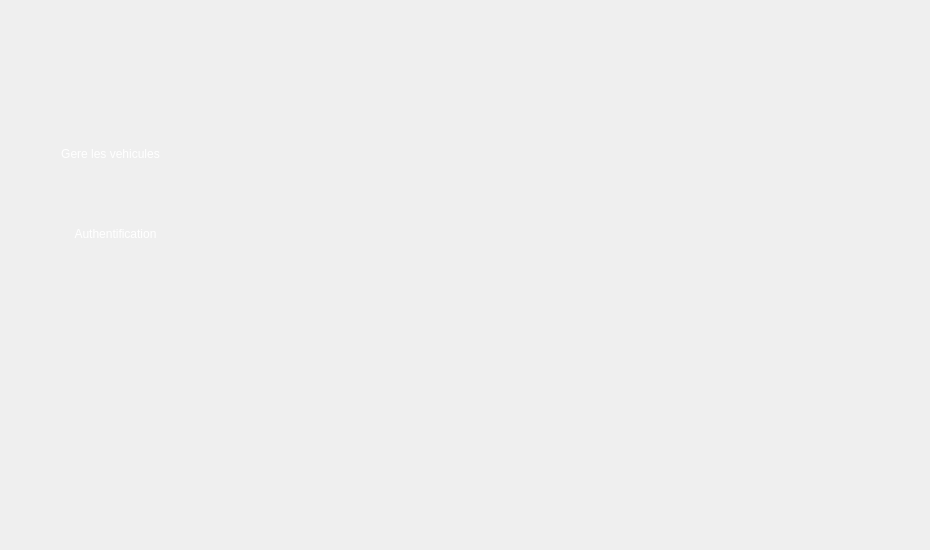
    <widget class="QWidget" name="page_2">
     <widget class="QWidget" name="widget" native="true">
      <property name="geometry">
       <rect>
        <x>10</x>
        <y>40</y>
        <width>911</width>
        <height>501</height>
       </rect>
      </property>
      <property name="styleSheet">
       <string notr="true">background : none; </string>
      </property>
      <widget class="QCustomPlot" name="customPlot" native="true">
       <property name="geometry">
        <rect>
         <x>250</x>
         <y>20</y>
         <width>530</width>
         <height>351</height>
        </rect>
       </property>
      </widget>
      <widget class="QLabel" name="selected2_25">
       <property name="geometry">
        <rect>
         <x>-10</x>
         <y>90</y>
         <width>221</width>
         <height>51</height>
        </rect>
       </property>
       <property name="styleSheet">
        <string notr="true">
background-color: transparent;
background: none;
	border-image: url(:/selected2.png);
border: none;
background-repeat: none;
</string>
       </property>
       <property name="text">
        <string/>
       </property>
      </widget>
      <widget class="QPushButton" name="pushButton_28">
       <property name="geometry">
        <rect>
         <x>20</x>
         <y>180</y>
         <width>171</width>
         <height>28</height>
        </rect>
       </property>
       <property name="styleSheet">
        <string notr="true">

background-color: transparent;
	font: 10pt &quot;Segoe UI Historic&quot;;
	color: rgb(255, 255, 255);
background: none;
border: none;
background-repeat: none;
</string>
       </property>
       <property name="text">
        <string>Authentification</string>
       </property>
      </widget>
      <widget class="QPushButton" name="pushButton_29">
       <property name="geometry">
        <rect>
         <x>20</x>
         <y>100</y>
         <width>161</width>
         <height>28</height>
        </rect>
       </property>
       <property name="styleSheet">
        <string notr="true">

background-color: transparent;
	font: 10pt &quot;Segoe UI Historic&quot;;
	color: rgb(255, 255, 255);
background: none;
border: none;
background-repeat none;
</string>
       </property>
       <property name="text">
        <string>Gere les vehicules</string>
       </property>
      </widget>
     </widget>
    </widget>
